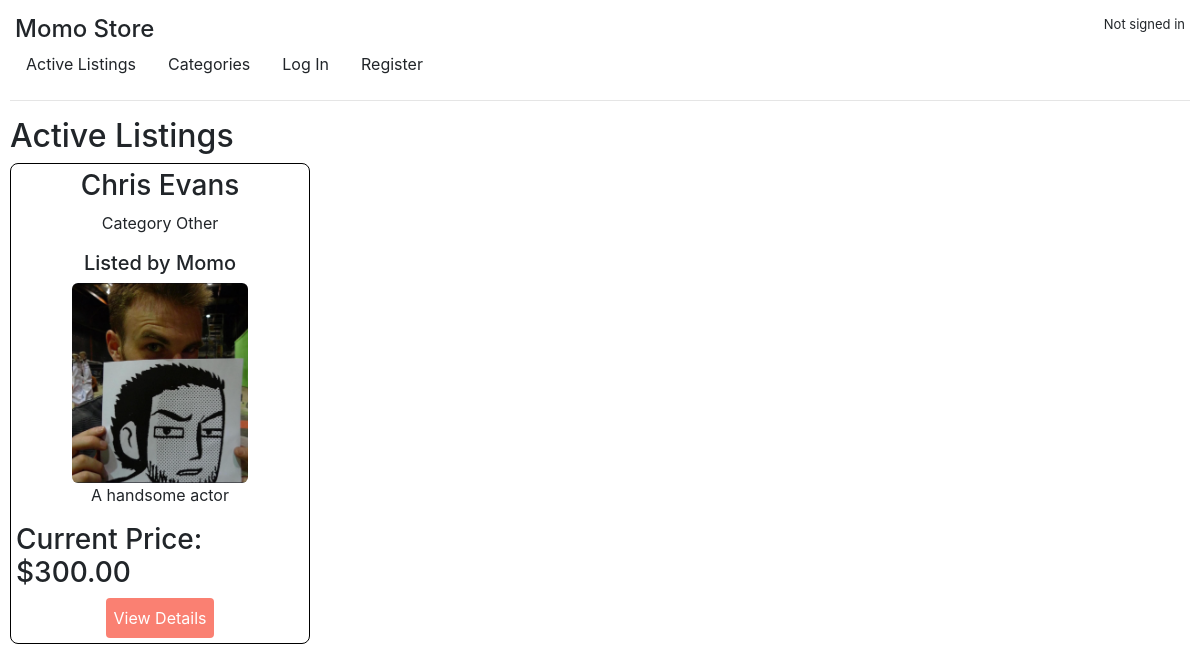
The page / on the database its author committed.
### auctions/models.py (models this page shows, shortened)
class Listing(models.Model):
    name = models.CharField(max_length=64)
    description = models.TextField()
    seller = models.ForeignKey(settings.AUTH_USER_MODEL,
        on_delete=models.CASCADE,
        related_name="listings",
    )
    bid = models.DecimalField(max_digits=10, decimal_places=2)
    comment = models.TextField()
    category = models.CharField(max_length=64, choices=CATEGORY_CHOICES)
    image = models.ImageField(upload_to='listing_images/', blank=True, null=True)
    is_active = models.BooleanField(default=True)
    winner = models.ForeignKey(settings.AUTH_USER_MODEL,
        on_delete=models.SET_NULL,
        null=True,
        blank=True,
        related_name="won_auctions")

class User(AbstractUser):
    name = models.CharField(max_length=64)
    email = models.EmailField(max_length=64)
    password = models.CharField(max_length=64)

### auctions/views.py (the view)
# urls.py: path("", views.index, name="index"),
def index(request):
    listings = Listing.objects.all()
    return render(request, "auctions/index.html", {
        "listings": listings,
    })

### auctions/templates/auctions/index.html
{% extends "auctions/layout.html" %} {% block body %}
<h2>Active Listings</h2>
<ul class="listings-container">
	{% for listing in listings %}
	<li class="listing">
		<h3>{{ listing.name }}</h3>
		<p>Category {{listing.category}}</p>
		<h5>Listed by {{listing.seller.username}}</h5>
		{% if listing.image %}
		<img
			class="img"
			src="{{ listing.image.url }}"
			alt="image for {{listing.name}}"
		/>
		{% endif %}
		<p>{{ listing.description }}</p>
		<h3>Current Price: ${{ listing.bid }}</h3>
		<button class="view-btn">
			<a href="{% url 'listing' listing.id %}" class="detz">View Details</a>
		</button>
	</li>
	{% endfor %}
</ul>
{% endblock %}

### auctions/static/auctions/styles.css (style rules this page uses)
body { padding: 10px; }
.listings-container { display: flex; flex-wrap: wrap; gap: 20px; }
.listing { display: flex; flex-direction: column; justify-content: center; align-items: center; border: solid 1px black; width: 300px; border-radius: 8px; padding: 5px; }
.img { border-radius: 6px; width: auto; max-width: 200px; height: auto; max-height: 200px; }
ul { list-style: none !important; padding: 0 !important; margin: 0 !important; }
button { padding: 8px; background-color: salmon; border-radius: 4px; border: none; color: white; }
.detz { color: white; text-decoration: none; }

### rows shown on the page
Listing: name "Chris Evans", category "Other", seller.username "Momo", image (picture), description "A handsome actor", bid "300.00"
